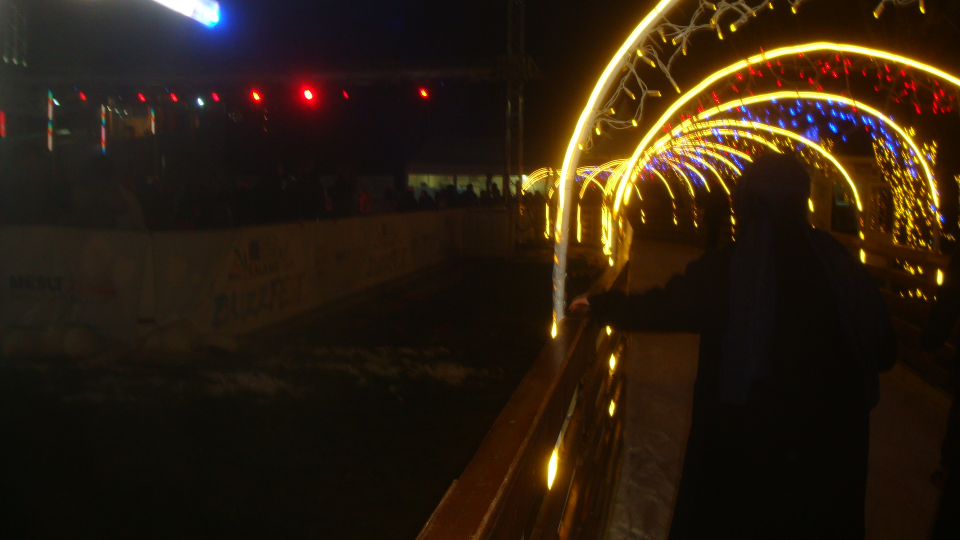
#> input picture Practice/first.JPG, 1920 x 1080 px (shown at 1/2 size)
$ python Thresholding.py
#> lines starting #> are read from the running program, lines starting #| are printed output that depends on the picture; after the words box and inside, x2 and y2 are one past the last pixel; in counts of white or black regions, pixels touching at a corner belong together
import cv2 as cv
import numpy as np

# [71 lines of commented-out code are left out]

img1 = cv.imread('first.JPG')
#> img1 is the input picture: shape (1080, 1920, 3); mean B, G, R 16.7, 30.6, 43.6
img2 = cv.imread('smaller.JPG')
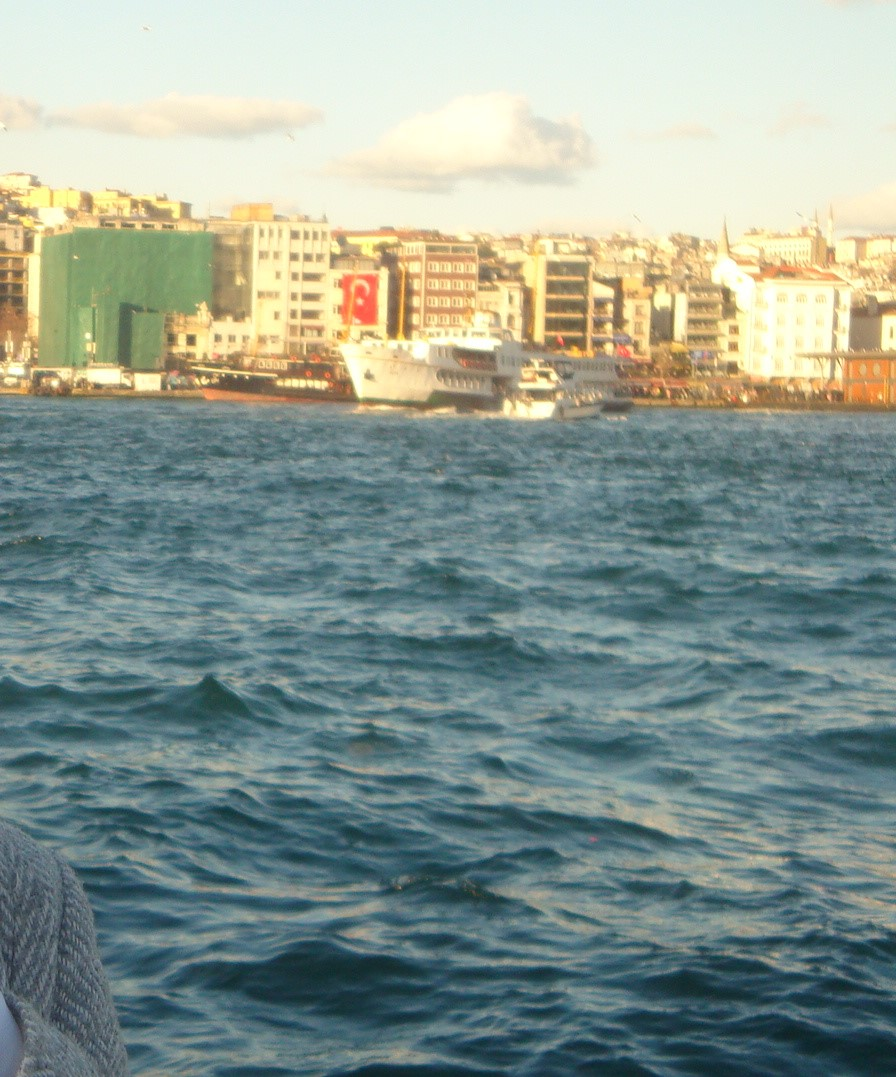
#> input picture Practice/smaller.JPG, 896 x 1077 px
#> img2 is the input picture: shape (1077, 896, 3); mean B, G, R 145.4, 154.2, 140.2
cv.imshow('img1', img1)
cv.imshow('img2', img2)

rows,cols,channels = img2.shape
#> rows = 1077; cols = 896; channels = 3
roi = img1[0:rows, 0:cols]

img2gray = cv.cvtColor(img2, cv.COLOR_BGR2GRAY)
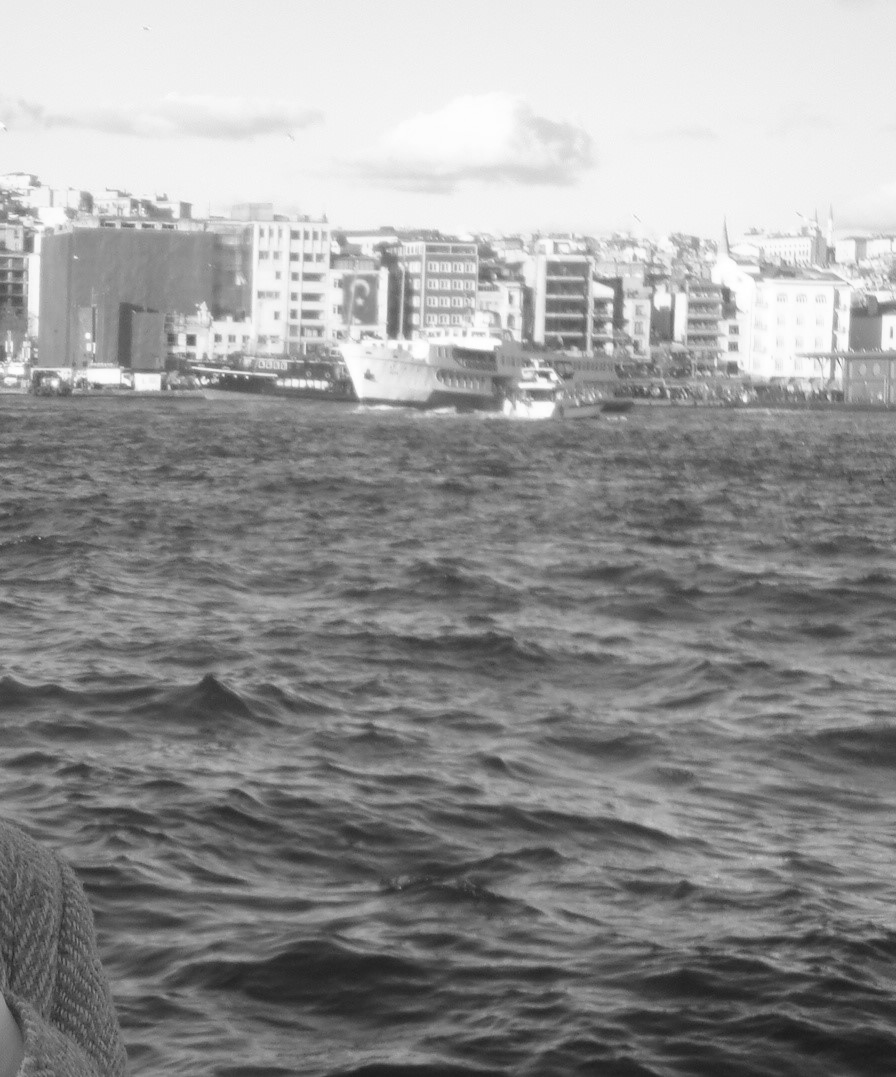
#> img2gray: shape (1077, 896); min 26, max 255, mean 149
ret, mask = cv.threshold(img2gray, 200, 255, cv.THRESH_BINARY)
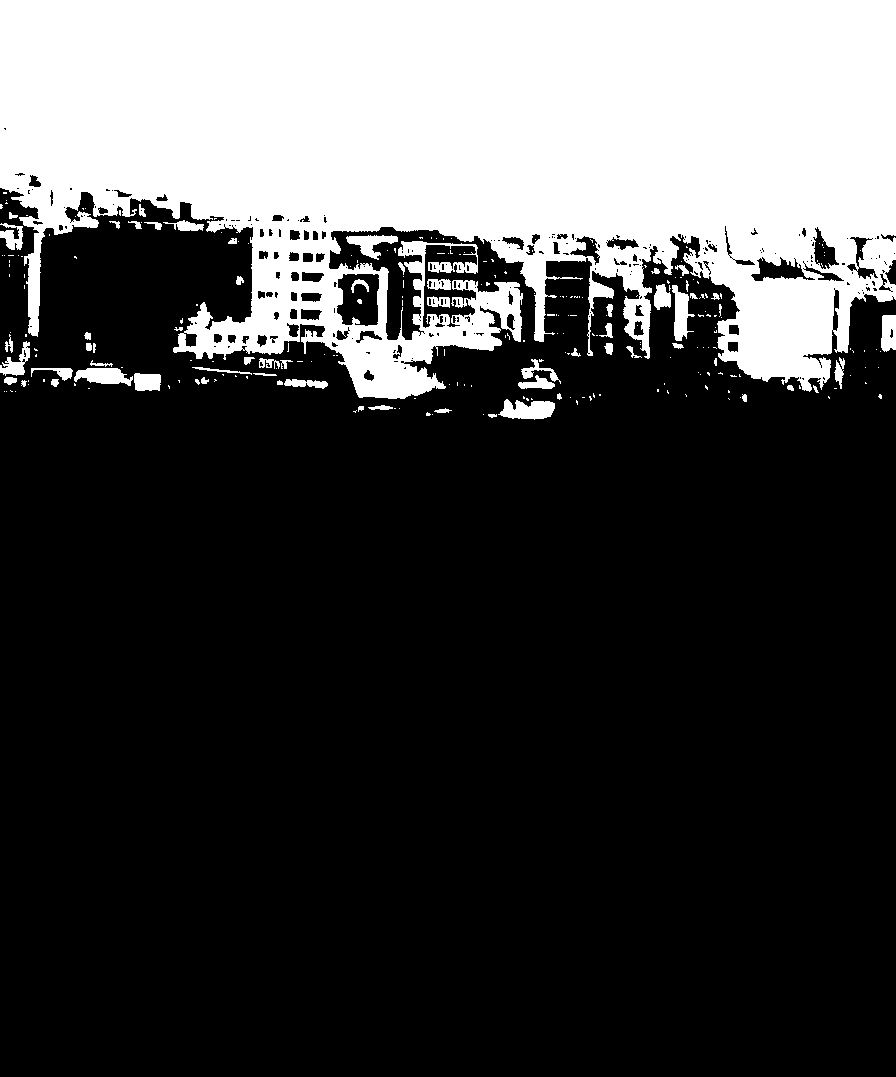
#> mask: shape (1077, 896); 27.3% white; 262 white regions (197 under 20 px), largest, box (x1, y1, x2, y2) and area: (0, 0, 896, 399) 253740, (498, 399, 555, 420) 817, (74, 368, 133, 386) 701

cv.imshow('mask', mask)

mask_inv = cv.bitwise_not(mask)
cv.imshow('mask_inv', mask_inv)

img1_bg = cv.bitwise_and(roi, roi, mask=mask_inv)
img2_fg = cv.bitwise_and(img2, img2, mask=mask)
cv.imshow('img1_bg', img1_bg)
cv.imshow('img2_fg', img2_fg)

dst = cv.add(img1_bg, img2_fg)
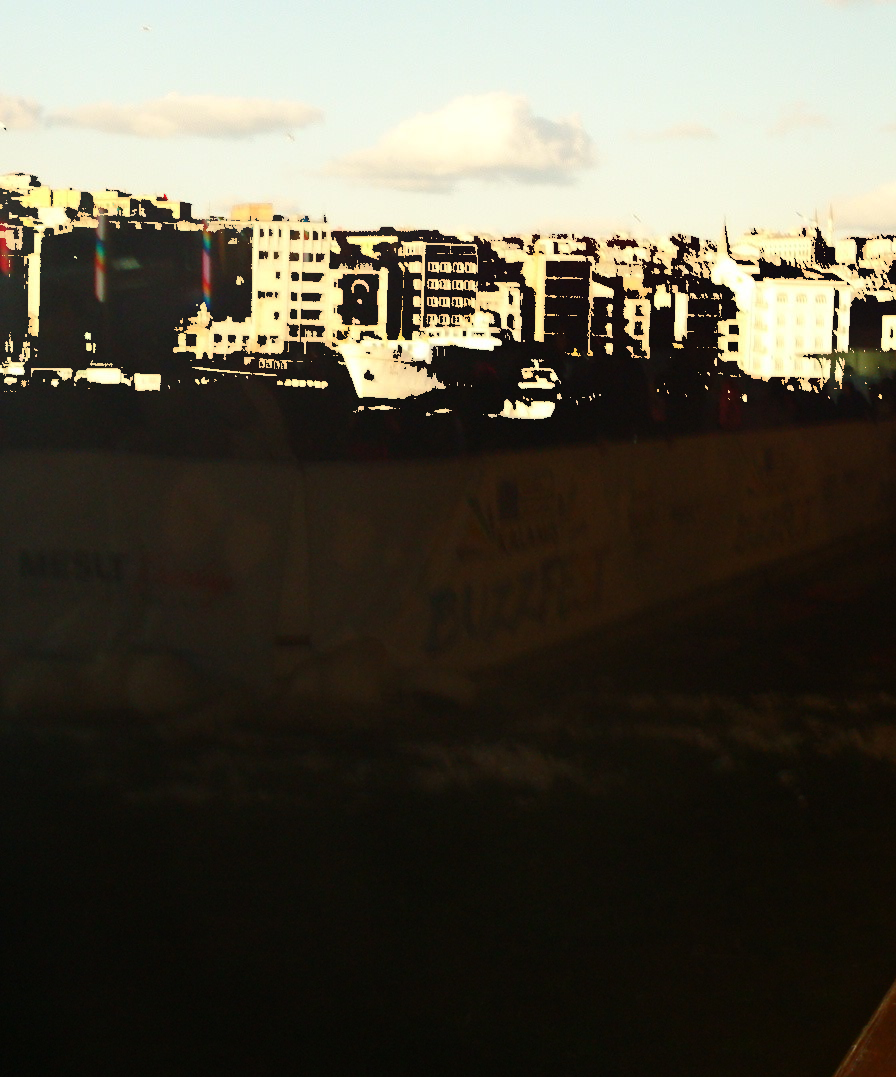
#> dst: shape (1077, 896, 3); mean B, G, R 66.9, 79.5, 83.6
img1[0:rows, 0:cols] = dst
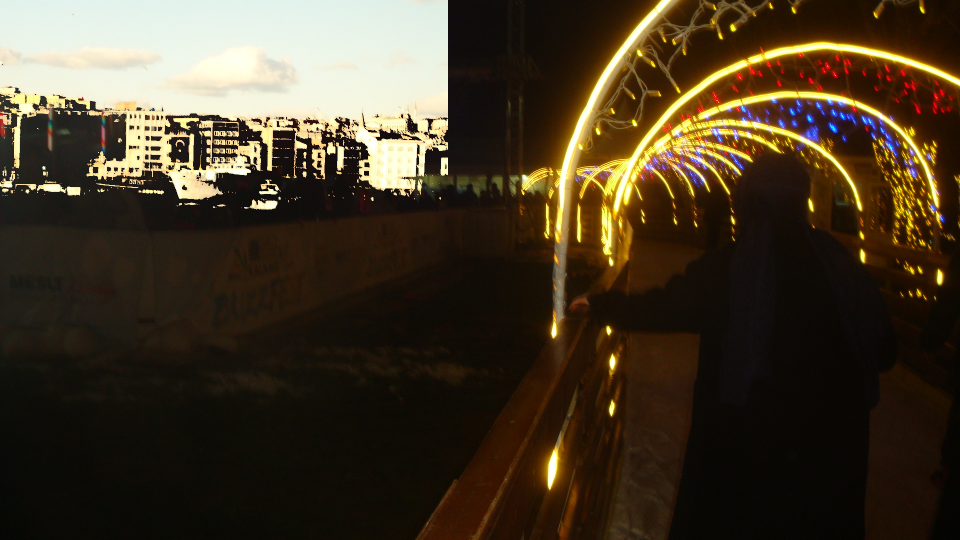
#> img1: shape (1080, 1920, 3) (shown at 1/2 size); mean B, G, R 38.8, 56.9, 68.7


cv.imshow('dst', dst)
cv.imshow('img1', img1)

cv.waitKey(0)
cv.destroyAllWindows()
########################################################################################
